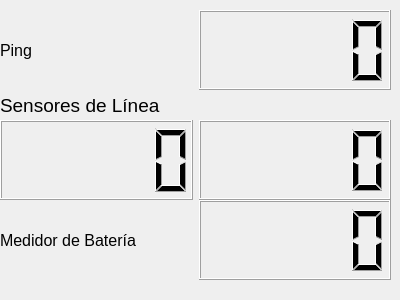
<?xml version="1.0" encoding="UTF-8"?>
<ui version="4.0">
 <class>Senses</class>
 <widget class="QWidget" name="Senses">
  <property name="geometry">
   <rect>
    <x>0</x>
    <y>0</y>
    <width>400</width>
    <height>300</height>
   </rect>
  </property>
  <property name="font">
   <font>
    <pointsize>12</pointsize>
   </font>
  </property>
  <property name="windowTitle">
   <string>Form</string>
  </property>
  <widget class="QWidget" name="horizontalLayoutWidget">
   <property name="geometry">
    <rect>
     <x>0</x>
     <y>10</y>
     <width>391</width>
     <height>80</height>
    </rect>
   </property>
   <layout class="QHBoxLayout" name="horizontalLayout_2">
    <item>
     <widget class="QLabel" name="ping">
      <property name="font">
       <font>
        <pointsize>12</pointsize>
       </font>
      </property>
      <property name="text">
       <string>Ping</string>
      </property>
     </widget>
    </item>
    <item>
     <widget class="QLCDNumber" name="nping"/>
    </item>
   </layout>
  </widget>
  <widget class="QWidget" name="horizontalLayoutWidget_2">
   <property name="geometry">
    <rect>
     <x>0</x>
     <y>90</y>
     <width>391</width>
     <height>31</height>
    </rect>
   </property>
   <layout class="QHBoxLayout" name="horizontalLayout_4">
    <item>
     <widget class="QLabel" name="sensores">
      <property name="font">
       <font>
        <pointsize>14</pointsize>
       </font>
      </property>
      <property name="layoutDirection">
       <enum>Qt::LeftToRight</enum>
      </property>
      <property name="text">
       <string>Sensores de Línea</string>
      </property>
     </widget>
    </item>
   </layout>
  </widget>
  <widget class="QWidget" name="horizontalLayoutWidget_3">
   <property name="geometry">
    <rect>
     <x>0</x>
     <y>120</y>
     <width>391</width>
     <height>80</height>
    </rect>
   </property>
   <layout class="QHBoxLayout" name="horizontalLayout_5">
    <item>
     <widget class="QLCDNumber" name="iline"/>
    </item>
    <item>
     <widget class="QLCDNumber" name="dline"/>
    </item>
   </layout>
  </widget>
  <widget class="QWidget" name="horizontalLayoutWidget_4">
   <property name="geometry">
    <rect>
     <x>0</x>
     <y>200</y>
     <width>391</width>
     <height>80</height>
    </rect>
   </property>
   <layout class="QHBoxLayout" name="horizontalLayout_6">
    <item>
     <widget class="QLabel" name="medidor">
      <property name="font">
       <font>
        <pointsize>12</pointsize>
       </font>
      </property>
      <property name="text">
       <string>Medidor de Batería</string>
      </property>
     </widget>
    </item>
    <item>
     <widget class="QLCDNumber" name="batery"/>
    </item>
   </layout>
  </widget>
 </widget>
 <resources/>
 <connections/>
</ui>
